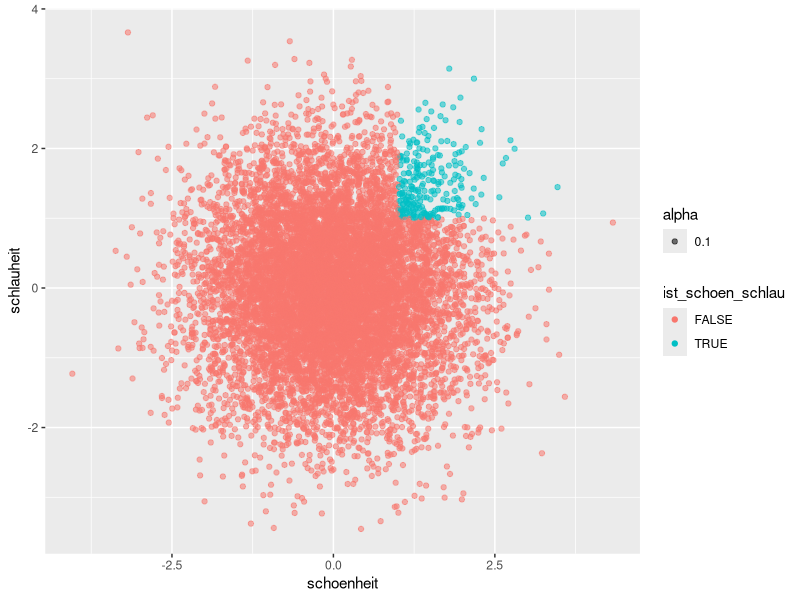

This chart was generated by the following R code:
## ---- chunk 1
knitr::opts_chunk$set(fig.pos = 'H',
                      fig.asp = 0.618,
                      fig.width = 4,
                      fig.cap = "", 
                      fig.path = "",
                      echo = TRUE, 
                      message = FALSE,
                      fig.show = "hold")
## ---- chunk 2
library(tidyverse)
## ---- chunk 3
set.seed(42)

d <- tibble(
  id = 1:10^4,
  schoenheit = rnorm(n = 10^4, mean = 0, sd = 1),
  schlauheit = rnorm(n = 10^4, mean = 0, sd = 1))
## ---- chunk 4
d2 <-
  d %>% 
  count(schoenheit > 1, schlauheit > 1) %>%  # Das Komma wird als logisches UND interpretiert
  mutate(prop = n / sum(n))

d2
## ---- chunk 5
solution <-
  d2 %>% 
  pull(prop) %>% 
  magrittr::extract(4)
## ---- chunk 6
d %>% 
  mutate(ist_schoen = if_else(schoenheit > 1, TRUE, FALSE),
         ist_schlau = if_else(schlauheit > 1, TRUE, FALSE),
         ist_schoen_schlau = if_else(ist_schoen & ist_schlau, TRUE, FALSE)) %>% 
  ggplot() +
  aes(x = schoenheit, y = schlauheit, color = ist_schoen_schlau, alpha = .1) +
  geom_point()
## ---- chunk 7
d3 <-
  d %>% 
  count(schoenheit > 1 | schlauheit > 1) %>%  # der horizontale Balken steht für das logische ODER.
  mutate(prop = n / sum(n))

d3
